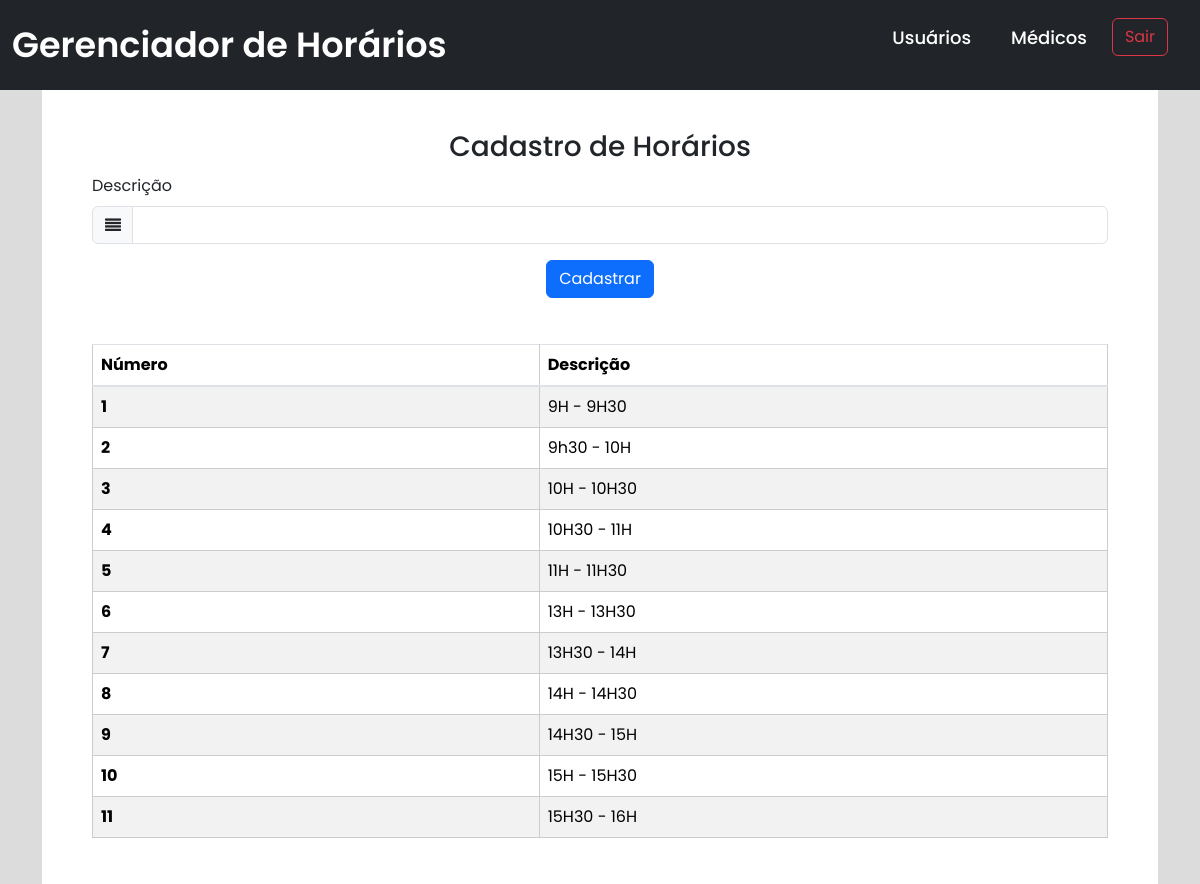
/agendamento/telacadastrohorarios.php, run on the app's committed database.
### tables this page shows
CREATE TABLE `tbhorarios` (
  `numero` int(11) NOT NULL,
  `descricao` varchar(30) DEFAULT NULL
);

### agendamento/telacadastrohorarios.php (the view, shortened to what this page needs)
<!DOCTYPE html>
<html lang="en">
<head>
    <link rel="stylesheet" href="https://stackpath.bootstrapcdn.com/bootstrap/4.1.3/css/bootstrap.min.css">
    <link rel="stylesheet" href="https://maxcdn.bootstrapcdn.com/font-awesome/4.7.0/css/font-awesome.min.css">
    <link href="https://cdn.jsdelivr.net/npm/bootstrap@5.3.1/dist/css/bootstrap.min.css" rel="stylesheet"
>
        <link rel="stylesheet" href="https://cdn.jsdelivr.net/npm/bootstrap-icons@1.10.5/font/bootstrap-icons.css">
    <link rel="stylesheet" href="../css/cssAdmin.css">
    <link rel="stylesheet" href="../css/styleHome.css">
</head>
<body style="background-color:#DCDCDC ;">
    <nav class="navbar navbar-dark bg-dark">
        <div class="container-fluid">
            <div class="logo">
                <a href="../index.php">Gerenciador de Horários</a>
            </div>
            <ul class="menu-desktop">
                <li> <a href="../usuario/tela_adm_usu.php">Usuários</a> </li>
                <li> <a href="../medico/tela_adm_med.php">Médicos</a> </li>
                <li> <a class="btn btn-outline-danger" href="../usuario/logout.php">Sair</a> </li>
            </ul>
        </div>
    </nav>
    <div class="container">
        <div style="background-color:#FFF; padding-bottom:30px; ">
            <h3 class="text-center" style="padding-top:40px;">Cadastro de Horários</h3>
            <form method="get" action="cadastrohorarios.php" style="padding-left:50px; padding-right:50px;">
                <div class="form-group">
                    <label for="nome">Descrição</label>
                    <div class="input-group">
                        <div class="input-group-prepend">
                            <div class="input-group-text">
                                <i class="fa fa-align-justify"></i>
                            </div>
                        </div>
                        <input id="descricao" name="descricao" type="text" required="required" class="form-control">
                    </div>
                </div>
                <div class="form-group text-center">
                    <button name="submit" type="submit" class="btn btn-primary">Cadastrar</button>
                </div>
            </form>
        </div>
        <div style="background-color:#FFF; padding-left:50px;padding-right:50px;padding-bottom:30px; ">
            <table class="table table-striped">
                <thead>
                    <tr>
                        <th scope="col">Número</th>
                        <th scope="col">Descrição</th>
                    </tr>
                </thead>
                <tbody>
                    <?php
                    include_once("conexao.php");
                    $stmt = "select * from tbhorarios;";
                    $resultado = mysqli_query($conn, $stmt);
                    if (mysqli_num_rows($resultado) > 0) {
                        while ($linha = mysqli_fetch_assoc($resultado)) {
                            echo "
                            <tr>
                                <th scope='row'>" . $linha['numero'] . "</th>
                                <td>" . $linha['descricao'] . "</td>
                            </tr>
                             ";
                        }
                    } else {
                        echo "
                    <tr>
                        <td colspan='3'>Nenhum horário cadastrado</td>
                    </tr>
                    ";
                    }
                    ?>
                </tbody>
            </table>
        </div>
    </div>
</body>
</html>

### css/cssAdmin.css (style rules this page uses)
body { font-family: Arial, sans-serif; background-color: #f0f0f0; margin: 0; padding: 0; }
form { margin: 10px 0; }
label { display: inline-block; width: 100px; }
input[type="text"] { width: 200px; padding: 5px; margin-bottom: 10px; }
table { width: 100%; border-collapse: collapse; }
table, th, td { border: 1px solid #ccc; }
th, td { padding: 10px; text-align: left; }
th { background-color: #333; color: #fff; }
tr:nth-child(even) { background-color: #f2f2f2; }
a { text-decoration: none; color: #333; margin-right: 10px; }

### css/styleHome.css (style rules this page uses)
* { margin: 0; padding: 0; box-sizing: border-box; font-family: 'Poppins', sans-serif; }
nav { background-color: #18929d; padding: 10px 60px; display: flex; justify-content: space-between; align-items: center; }
nav .logo a { text-decoration: none; color: #fff; font-size: 35px; font-weight: 600; }
nav ul { display: flex; align-items: center; list-style: none; padding: 10px; }
nav li a { text-decoration: none; color: #fff; font-size: 18px; font-weight: 500; padding: 8px 15px; border-radius: 5px; transition: 0.3s; }

### data on the page
tbhorarios: numero "1", descricao "9H - 9H30"
tbhorarios: numero "2", descricao "9h30 - 10H"
tbhorarios: numero "3", descricao "10H - 10H30"
tbhorarios: numero "4", descricao "10H30 - 11H"
tbhorarios: numero "5", descricao "11H - 11H30"
tbhorarios: numero "6", descricao "13H - 13H30"
tbhorarios: numero "7", descricao "13H30 - 14H"
tbhorarios: numero "8", descricao "14H - 14H30"
tbhorarios: numero "9", descricao "14H30 - 15H"
tbhorarios: numero "10", descricao "15H - 15H30"
tbhorarios: numero "11", descricao "15H30 - 16H"
